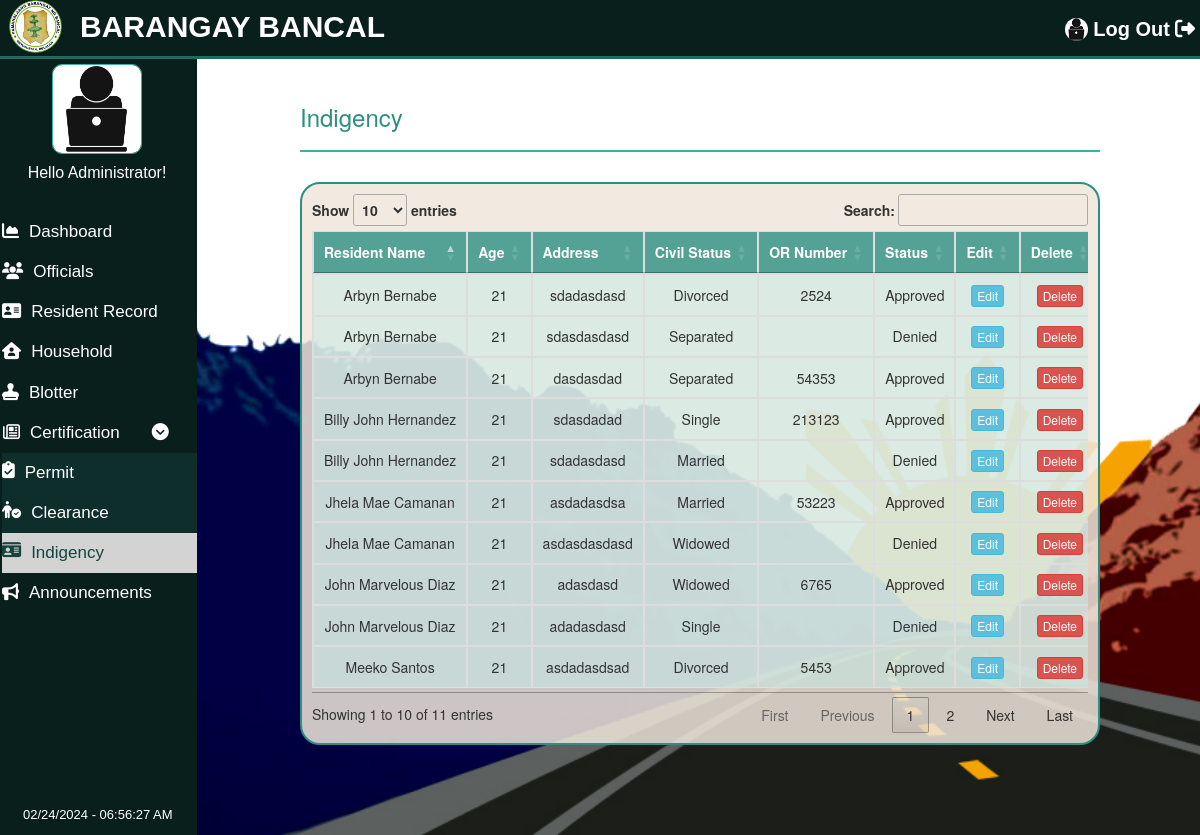
Page /pages/Indigency/Indigency.php (signed in) on the committed database.
### tables this page shows
CREATE TABLE `tblindigency` (
  `id` int(11) NOT NULL,
  `user_id` int(11) NOT NULL,
  `rname` varchar(100) NOT NULL,
  `age` varchar(100) NOT NULL,
  `address` varchar(100) NOT NULL,
  `civil` varchar(100) NOT NULL,
  `ornumber` varchar(100) NOT NULL,
  `status` varchar(100) NOT NULL,
  `date` varchar(100) NOT NULL
);

### pages/Indigency/Indigency.php (the view, shortened to what this page needs)
<?php
include "config.php";
if(empty($_SESSION['adminid']))
{
    header('Location:../LoginPage/LoginPage.php');
}
else
{
?>
<!DOCTYPE html>
<html lang="en">
<head>
    <link rel="stylesheet" href="../../css/Indigency.css">
    <link rel="stylesheet" href="https://cdnjs.cloudflare.com/ajax/libs/font-awesome/6.2.0/css/all.min.css">
    <link rel="stylesheet" href="https://cdnjs.cloudflare.com/ajax/libs/twitter-bootstrap/3.3.7/css/bootstrap.min.css" />
    <link rel="stylesheet" href="https://cdn.datatables.net/1.12.1/css/jquery.dataTables.min.css" />
</head>
<body>
<div id="navbar" class="navbar-font">
      <a href="../logout_admin.php" id="admin-nav"  ><img src="../../images/admin.png" alt="default profile" id="navbar-pic" >Log Out<i class="fa-solid fa-right-from-bracket" style="margin-left: 5px;"></i></a>
      <a href="../Dashboard/Dashboard.php">
    <img src="../../images/bmsLogo.png" alt="bmsLogo" id="bmsLogo" class="w3-bar-item">
        <h4 id="name">BARANGAY BANCAL </h4> </a>
    </div>
    <div id="sidebar" class="sidebar-font">
    <img src="../../images/admin.png" alt="default profile" id="sidebar-pic" >
        <h4 id="hello">Hello Administrator!</h4>
        <a href="../Dashboard/Dashboard.php" class="dashboard "><i class="fa-solid fa-chart-area"></i>Dashboard</a>
        <a href="../Officials/Officials.php" class="officials"><i class="fa-solid fa-users"></i>Officials</a>
        <a href="../Residentrecord/Residentrecord.php" class="residentrecord"><i class="fa fa-address-card"></i>Resident Record</a>
        <a href="../Household/Household.php" class="household"><i class="fa-solid fa-house-user"></i>Household</a>
        <a href="../Blotter/Blotter.php" class="blotter"><i class="fa-solid fa-stamp"></i>Blotter</a>
        <button class="certs"><i class="fa-regular fa-newspaper"></i>Certification<i class="fa-solid fa-circle-chevron-down" style="margin-left: 32px;"></i></button>
        <div id="certs">
        <a href="../Certificates/Certificates.php" class="certs"><i class="fa-solid fa-clipboard-check"></i>Permit</a>
        <a href="../Clearance/Clearance.php" class="certs"><i class="fa-solid fa-person-circle-check"></i>Clearance</a>
        <a href="../Indigency/Indigency.php" class="certs active"><i class="fa-solid fa-id-card"></i>Indigency</a>
        </div>
        <a href="../Announcement/Announcement.php" class="announcement"><i class="fa-solid fa-bullhorn"></i>Announcements</a>
        <span id='ct7'  style="color: white;
                               font-size: 13px;
                               position:fixed;
                               bottom:10px;
                               left: 23px;
                               "></span>
    </div>
    <div class="main">
    <h3 style="color: #2C8F82;">Indigency</h3>
    <hr style="border: 1px solid #37B3A3;">
        <div class="table-responsive text-nowrap" id="table">
        <table id="example" class="table table-bordered table-hover " style="width:100%;">
            <thead>
              <th width="160px">Resident Name</th>
              <th width="120px">Age</th>
              <th width="180px">Address</th>
              <th width="120px">Civil Status</th>
              <th width="120px">OR Number</th>
              <th width="120px">Status</th>
              <th width="70px">Edit</th>
              <th width="70px">Delete</th>
            </thead>
            <tbody>
            <?php
                $sql = "SELECT * FROM tblindigency";
                $result = mysqli_query($conn, $sql);
                while ($row = mysqli_fetch_assoc($result)) {
                  ?>
                  <tr class="text-center">
                    <td><?php echo $row['rname'] ?></td>
                    <td><?php echo $row['age'] ?></td>
                    <td><?php echo $row['address'] ?></td>
                    <td><?php echo $row['civil'] ?></td>
                    <td><?php echo $row['ornumber'] ?></td>
                    <td><?php echo $row['status'] ?></td>
                    <td>
                    <form action="edit.php" method="post">
                    <input type="submit" class='btn btn-info btn-xs btn-update' name="edit" value="Edit">
                    </td>
                   <form action="delete.php" method="post">
                    <td>
                    <input type="submit" class='btn btn-danger btn-xs btn-delete' name="delete" value="Delete">
                    </td>
                   </form>
                </tr>
                <?php
                }
              ?>
            </tbody>
          </table>
          </div>
    </div>
</body>
</html>
<?php } ?>

### css/Indigency.css (style rules this page uses)
body { height: 100%; width: 100%; background-image: url("../images/009.jpg"); background-size: cover; background-repeat: no-repeat; background-attachment: fixed; overflow: hidden; }
#sidebar { background-color: #091f1c; margin: 0; width: 200px; position: fixed; top: 59px; left: -3px; height: 100%; overflow: auto; z-index: 1; }
.navbar-font { font-family: "Century Gothic", CenturyGothic, AppleGothic, sans-serif; font-size: 20px; }
.sidebar-font { font-family: "Century Gothic", CenturyGothic, AppleGothic, sans-serif; font-size: 10px; }
#navbar { max-width: 100%; border-bottom: 3px solid #206a60; position: fixed; left: 0; width: 100%; height: 59px; text-align: right; background-color:#091f1c; top: 0; z-index: 1; }
#name { position: fixed; top: 0px; left: 80px; font-size: 30px; font-weight: 800; color: white; }
#admin-nav { position: relative; top: 15px; right: 5px; font-weight: 800; text-decoration: none; color: white; }
#bmsLogo { height: 55px; width: 55px; position: fixed; top: -1px; left: 8px; }
#sidebar a { text-decoration: none; color: white; display: block; font-size: 17px; margin-left: 5px; padding-top: 8px; padding-bottom: 8px; }
#sidebar i { margin-right: 10px; }
#sidebar a.active { background-color: white; color:#091f1c; }
#certs a.active { background-color: #D3D3D3; color: #15443d; }
#hello { text-align: center; font-size: 16px; font-weight: 200; color: white; margin-bottom: 30px; }
.certs { background-color: #091f1c; color: white; border: none; font-size: 17px; height: 40px; width: 100%; text-align: left; }
#certs a { background-color: #0d2e2a; display: flex; }
body { display: grid; grid-template-columns: 200px 1fr; grid-template-areas: "header header" "sidebar main" "sidebar footer"; }
.main { grid-area: main; padding: 100px; overflow-x: auto; margin-top: -16px; }
#table { position: relative; top: 10px; border: 2px solid #2C8F82; padding: 10px; background-color: rgba(240, 231, 220,0.85); border-radius: 20px; }
#table thead { background-color: rgba(44, 143, 130,0.8); color: white; }
#table td { background-color: rgba(195, 236, 231,0.5); }
#sidebar-pic { display: block; margin-left: auto; margin-right: auto; margin-top: 5px; width: 90px; height: 90px; border: 1px solid #37B3A3 ; border-radius: 10px ; }
#navbar-pic { width: 23px; height: 23px; border-radius: 75px; margin-right: 5px; margin-bottom: 3px; }
@media only screen and (min-width: 768px) { body { zoom: 80%; } }
@media only screen and (min-width: 1080px) { body { zoom: 125%; } }
@media only screen and (min-width: 990px) { body { zoom: 100%; } }

### rows in the picture
tblindigency: rname "Billy John Hernandez", age "21", address "sdasdadad", civil "Single", ornumber "213123", status "Approved"
tblindigency: rname "Billy John Hernandez", age "21", address "sdadasdasd", civil "Married", status "Denied"
tblindigency: rname "Jhela Mae Camanan", age "21", address "asdadasdsa", civil "Married", ornumber "53223", status "Approved"
tblindigency: rname "Jhela Mae Camanan", age "21", address "asdasdasdasd", civil "Widowed", status "Denied"
tblindigency: rname "John Marvelous Diaz", age "21", address "adasdasd", civil "Widowed", ornumber "6765", status "Approved"
tblindigency: rname "John Marvelous Diaz", age "21", address "adadasdasd", civil "Single", status "Denied"
tblindigency: rname "Meeko Santos", age "21", address "asdadasdsad", civil "Divorced", ornumber "5453", status "Approved"
tblindigency: rname "Arbyn Bernabe", age "21", address "sdadasdasd", civil "Divorced", ornumber "2524", status "Approved"
tblindigency: rname "Arbyn Bernabe", age "21", address "sdasdasdasd", civil "Separated", status "Denied"
tblindigency: rname "Arbyn Bernabe", age "21", address "dasdasdad", civil "Separated", ornumber "54353", status "Approved"
